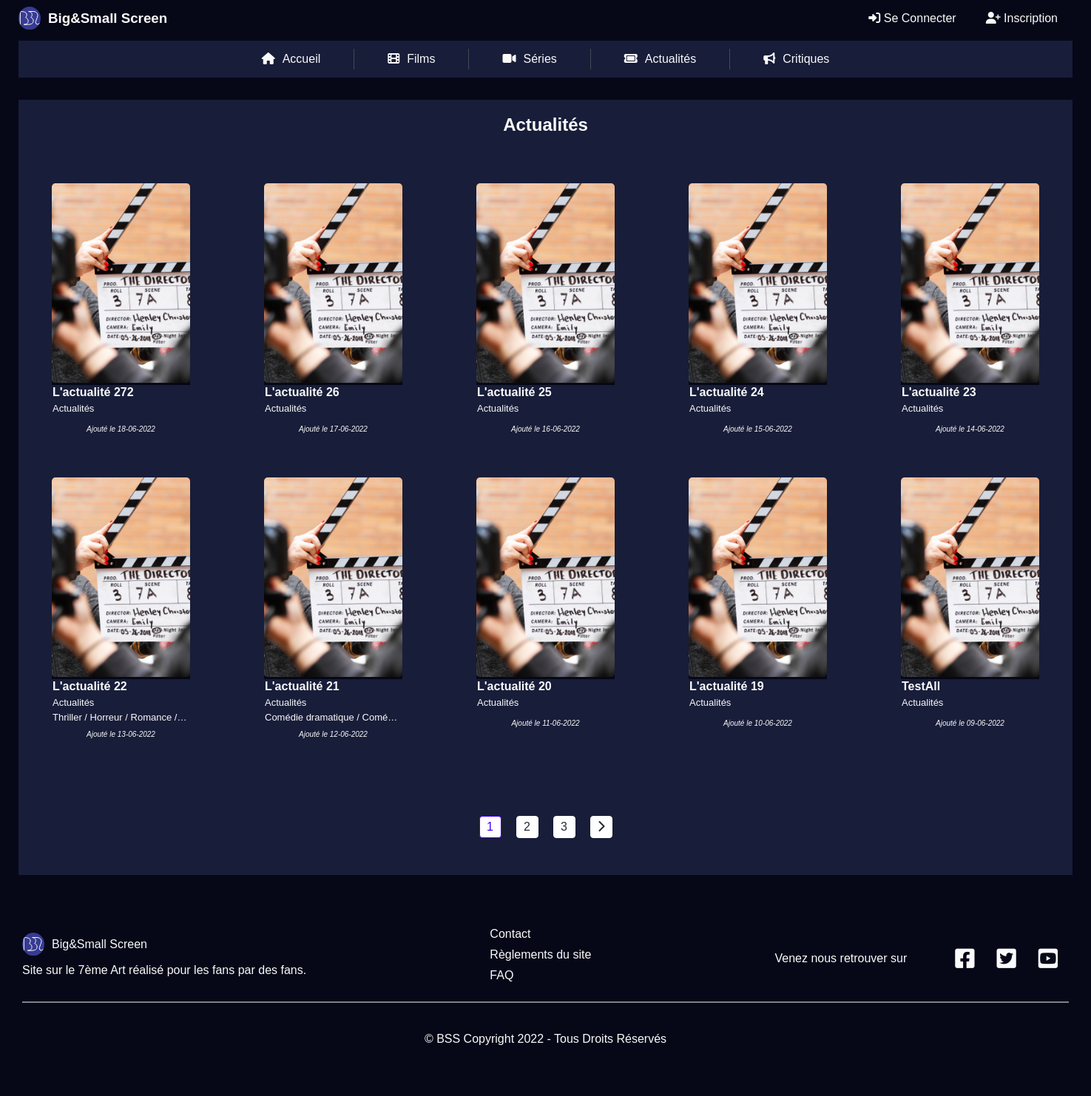
Page /?page=actualites on the committed database.
### tables this page shows
CREATE TABLE IF NOT EXISTS `articles` (
  `id` int NOT NULL AUTO_INCREMENT,
  `category_id` int NOT NULL,
  `title` varchar(255) NOT NULL,
  `release_year` smallint NOT NULL,
  `nbr_season` smallint NOT NULL,
  `work_status` varchar(255) DEFAULT NULL,
  `director_one` varchar(255) NOT NULL,
  `director_two` varchar(255) DEFAULT NULL,
  `director_three` varchar(255) DEFAULT NULL,
  `director_four` varchar(255) DEFAULT NULL,
  `actor_one` varchar(255) NOT NULL,
  `actor_img_one` varchar(255) NOT NULL,
  `actor_role_one` varchar(125) NOT NULL,
  `actor_two` varchar(255) NOT NULL,
  `actor_img_two` varchar(255) NOT NULL,
  `actor_role_two` varchar(125) NOT NULL,
  `actor_three` varchar(255) NOT NULL,
  `actor_img_three` varchar(255) NOT NULL,
  `actor_role_three` varchar(125) NOT NULL,
  `actor_four` varchar(255) NOT NULL,
  `actor_img_four` varchar(255) NOT NULL,
  `actor_role_four` varchar(125) NOT NULL,
  `actor_five` varchar(255) NOT NULL,
  `actor_img_five` varchar(255) NOT NULL,
  `actor_role_five` varchar(125) NOT NULL,
  `synopsis` longtext NOT NULL,
  `content` longtext NOT NULL,
  `admin_firstname` varchar(100) NOT NULL,
  `type_id` int NOT NULL,
  `created_at` timestamp NOT NULL DEFAULT CURRENT_TIMESTAMP,
  `updated_at` timestamp NOT NULL ON UPDATE CURRENT_TIMESTAMP,
  `path_img` varchar(255) NOT NULL,
  PRIMARY KEY (`id`)
);

CREATE TABLE IF NOT EXISTS `categories` (
  `id` int NOT NULL AUTO_INCREMENT,
  `name` varchar(100) NOT NULL,
  `created_at` timestamp NOT NULL,
  PRIMARY KEY (`id`)
);

CREATE TABLE IF NOT EXISTS `types` (
  `id` int NOT NULL AUTO_INCREMENT,
  `name` varchar(100) NOT NULL,
  `created_at` timestamp NOT NULL DEFAULT CURRENT_TIMESTAMP,
  PRIMARY KEY (`id`)
);

### pages/actualites.php (the view, shortened to what this page needs)
<?php
if(isset($_GET['numPages']) && !empty($_GET['numPages']))
{
    $currentPage = (int) strip_tags($_GET['numPages']);
}
else
{
    $currentPage = 1;
}
require_once('req/_connect.php');
$articlesPerPage = 10;
$firstArticle = ($currentPage - 1) * $articlesPerPage;
$articleAmount = "SELECT * FROM categories INNER JOIN articles ON articles.category_id = categories.id WHERE articles.category_id = 3 ORDER BY articles.created_at DESC LIMIT :firstarticle, :articlesperpage";
$request = $database->prepare($articleAmount);
$request->bindValue(':articlesperpage', $articlesPerPage, PDO::PARAM_INT);
$request->bindValue(':firstarticle', $firstArticle, PDO::PARAM_INT);
$request->execute();
$articles = $request->fetchAll(PDO::FETCH_ASSOC);
?>
<section class="categorie">
    <div class="categorie__container">
        <div class="categorie__container--wrapper">
            <h1>Actualités</h1>
            <div class="card">
                <?php
                    foreach($articles as $article) {
                ?>
                <div class="card__cell">
                    <a class="card__cell--img" href="?page=article_actualite&id=<?= $article['id'] ?>">
                        <img src="<?= str_replace("../../", "./", $article['path_img']); ?>" alt="">
                    </a>
                    <div class="card__cell--description">
                        <a href="#">
                            <h4 class="description--title ellipsis"><?= $article['title']; ?></h4>
                        </a>
                        <a href="#" class="description--category ellipsis"><?= $article['name']; ?></a>
                        <div class="card__cell--tags ellipsis">
                        <?php
                            $currentArticle = $article['id'];
                                $type = 'SELECT types.id, articles.id, types.name
                                FROM articles_types
                                    INNER JOIN types
                                    ON articles_types.types_id = types.id
                                    INNER JOIN articles
                                    ON articles_types.articles_id = articles.id
                                    WHERE articles.id = ?';
                                $request = $database->prepare($type);
                                $request->execute([$currentArticle]);
                                $resultType = $request->fetchAll(PDO::FETCH_ASSOC);
                                foreach($resultType as $type) {
                            ?>
                                <a href="#" class="description--tags ellipsis"><?= $type['name']; ?></a> /
                            <?php
                                }
                            ?>
                        </div>
                        <p class="description--date">
                            <?php
                                $formDate = strtotime($article['created_at']);
                                echo "Ajouté le " . date("d-m-Y", $formDate);
                            ?>
                        </p>
                    </div>
                </div>
                <?php
                };
                ?>
            </div>
            <?php include_once('inc/_page.php'); ?>
        </div>
    </div>
</section>

### rows in the picture
articles: path_img (picture), title "L'actualité 272", category.name "Actualités", created_at "18-06-2022"
articles: path_img (picture), title "L'actualité 26", category.name "Actualités", created_at "17-06-2022"
articles: path_img (picture), title "L'actualité 25", category.name "Actualités", created_at "16-06-2022"
articles: path_img (picture), title "L'actualité 24", category.name "Actualités", created_at "15-06-2022"
articles: path_img (picture), title "L'actualité 23", category.name "Actualités", created_at "14-06-2022"
articles: path_img (picture), title "L'actualité 22", category.name "Actualités", types.name "Thriller", types.name "Horreur", types.name "Romance", created_at "13-06-2022"
articles: path_img (picture), title "L'actualité 21", category.name "Actualités", types.name "Comédie dramatique", type.name "Comé…", created_at "12-06-2022"
articles: path_img (picture), title "L'actualité 20", category.name "Actualités", created_at "11-06-2022"
articles: path_img (picture), title "L'actualité 19", category.name "Actualités", created_at "10-06-2022"
articles: path_img (picture), title "TestAll", category.name "Actualités", created_at "09-06-2022"
